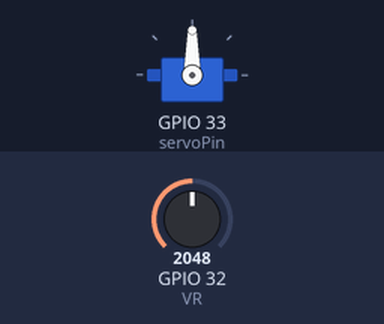
This sketch was run on a simulated ESP32. Shown: servo. Inputs (shaded band) come from the test bench; at power-on: GPIO 32 (VR) = 2048.

Above: at 1.2 s.
1.3 s: GPIO 32 (VR) set to 2866
At 1.7 s:
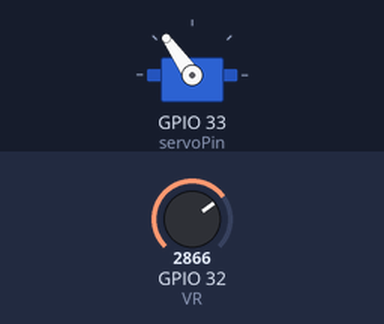
2.8 s: GPIO 32 (VR) set to 3603
At 3.3 s:
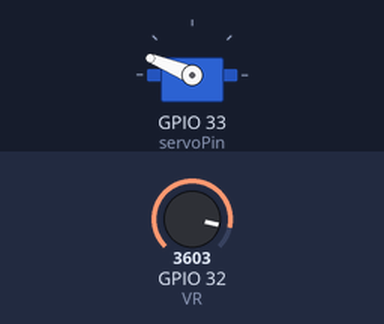
4.3 s: GPIO 32 (VR) set to 4095
At 5.5 s:
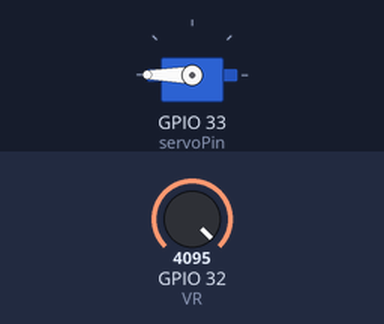
5.8 s: GPIO 32 (VR) set to 1228
At 6.7 s:
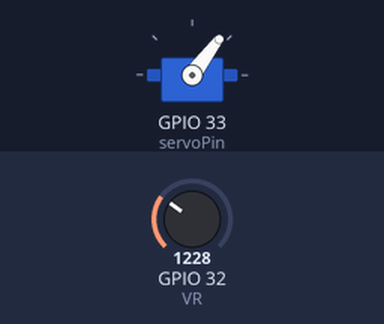
7.3 s: GPIO 32 (VR) set to 491
At 7.7 s:
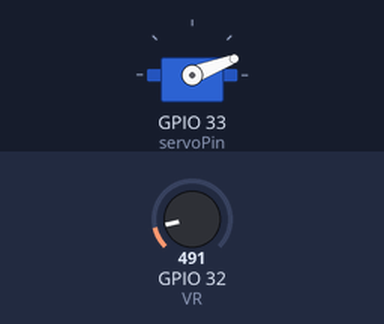
Timing chart, 0 to 9.8 s (numbered marks = the images above; inputs shaded):
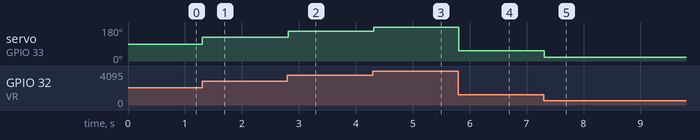

Measured:
- after the input at 1.3 s, servo on GPIO 33 (servoPin): 90° → 125° at once
- after the input at 2.8 s, servo on GPIO 33 (servoPin): 125° → 158° at once
- after the input at 4.3 s, servo on GPIO 33 (servoPin): 158° → 180° at once
- after the input at 5.8 s, servo on GPIO 33 (servoPin): 180° → 53° at once
- after the input at 7.3 s, servo on GPIO 33 (servoPin): 53° → 21° at once

The sketch:

Servo_Pot_Control.ino
```cpp
#include <ESP32Servo.h>

Servo myServo;
const byte servoPin = 33;
const byte VR = 32;  // 可變電阻接腳

void setup() {
  pinMode(VR, INPUT);
  myServo.attach(servoPin, 500, 2500);
}

void loop() {
  int val = analogRead(VR);  // 讀取電阻數值 (0~4095)
  val = map(val, 0, 4095, 0, 180); // 轉換為 0~180°
  myServo.write(val);  // 設定伺服馬達角度
  delay(15);
}
```
